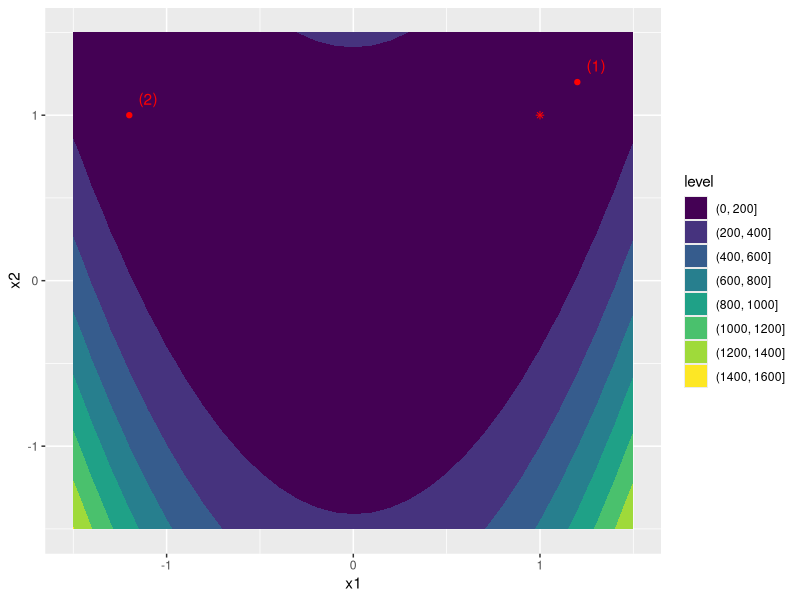

This chart was generated by the following R code:
## ---- chunk 1
library(data.table)
X_range = seq(-1.5,1.5,0.1)
X0 = data.table(x1=c(1.2,-1.2),
                x2=c(1.2,1),
                label=c("(1)","(2)"))
## ---- chunk 2
# Rosenbrock:
f = function(X) {
  100 * (X[2] - X[1]^2)^2 + (1 - X[1])^2
}
## ---- chunk 3
library(ggplot2)
# Plot
grid = data.table(expand.grid(x1=X_range,x2=X_range))
grid[,y:=f(c(x1,x2)),by=.(1:nrow(grid))]
X_min = grid[y==min(y),.(x1,x2)]
p = ggplot() +
  geom_contour_filled(data = grid, aes(x=x1,y=x2,z=y)) +
  geom_point(data = X_min, aes(x=x1,y=x2), colour="red", shape=8) +
  geom_point(data = X0, aes(x=x1,y=x2), colour="red") + 
  geom_text(data = X0, aes(x=x1,y=x2,label=label), colour="red", nudge_x = 0.1, nudge_y = 0.1)
p
## ---- chunk 4
# Gradient:
df = function(X) {
  df = rep(0, length(X))
  df[1] = -400 * X[1]^2 * (X[2] - X[1]^2) - 2 * (1 - X[1]) # partial with respect to x_1
  df[2] = 200 * (X[2] - X[1]^2)
  return(df)
}

# Hessian:
ddf = function(X) {
  ddf = matrix(nrow = length(X), ncol=length(X))
  ddf[1,1] = 1200 * X[1]^2 - 400 * X[2] + 2 # partial with respect to x_1
  ddf[2,1] = ddf[1,2] = -400 * X[1]
  ddf[2,2] = 200
  return(ddf)
}
## ---- chunk 5
if (knitr:::is_html_output()) {
  knitr::include_graphics("www/p1.gif")
}
## ---- chunk 6
if (knitr:::is_html_output()) {
  knitr::include_graphics("www/p2.gif")
}
